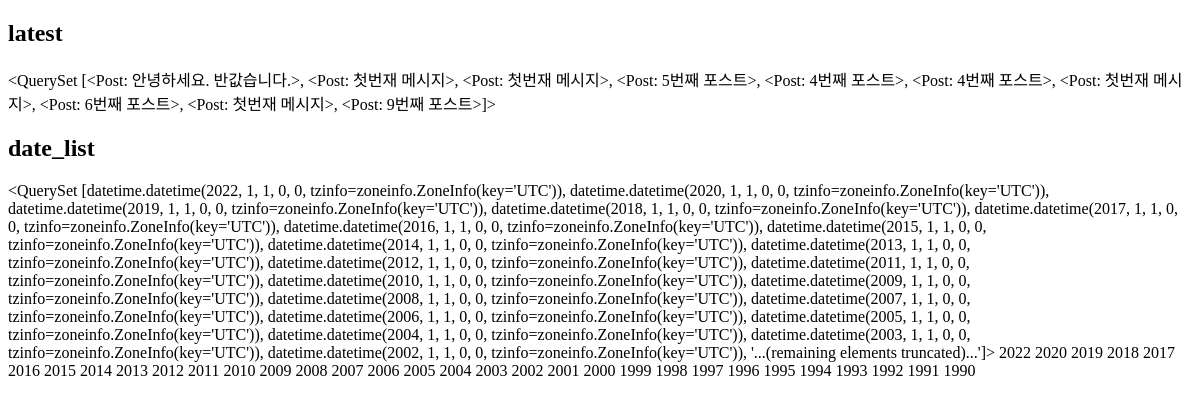
Page /instagram1/archive/ on the earlier database version.
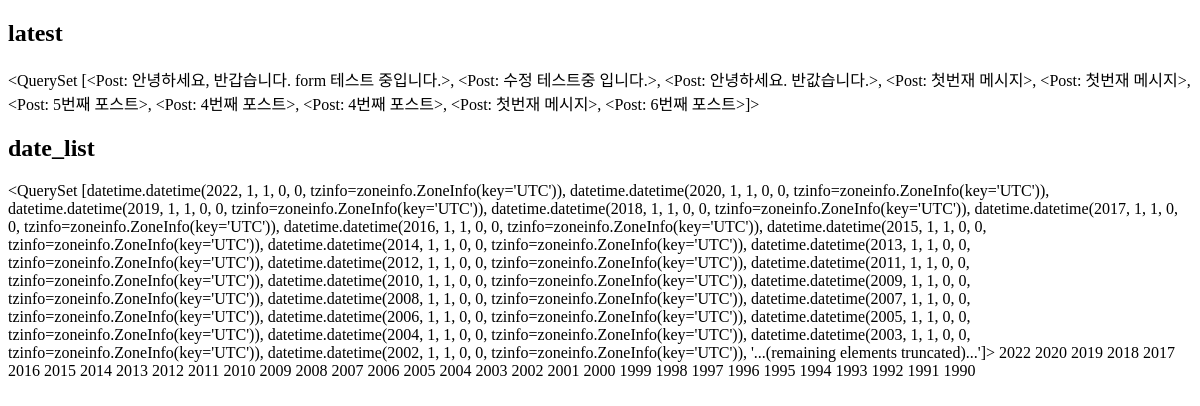
Same page on the later database version.
### instagram1/models.py (models this page shows, shortened)
class Post(models.Model):
    author = models.ForeignKey(to=settings.AUTH_USER_MODEL, on_delete=models.CASCADE)
    massage = models.TextField(
        validators=[MinLengthValidator(10)]
    )
    photo = models.ImageField(blank=True, upload_to='instagram1S/post/%Y/%m/%d')
    tag_set = models.ManyToManyField('Tag', blank=True)
    is_public = models.BooleanField(default=False, verbose_name="공개여부")
    created_at = models.DateTimeField(auto_now_add=True)
    updated_at = models.DateTimeField(auto_now=True)
    def __str__(self):
        return self.massage
    class Mata:
        ordering = ['-id']

### instagram1/templates/instagram1/post_archive.html (shortened to what this page needs)
<!DOCTYPE html>
<html lang="en">
<head>
</head>
<body>
    <h2> latest </h2>
        {{ latest }}
    <h2> date_list </h2>
        {{ date_list }}
    {% for date in date_list %}
        {{ date.year}}
    {% endfor %}
</body>
</html>

Differences in the rows shown:
no longer on this page (row unchanged): Post: massage.massage "<QuerySet [<Post: 안녕하세요. 반값습니다.>, <Post: 첫번재 메시지>, <Post: 첫번재 메시지>, <Post: 5번째 포스트>, <Post: 4번째 포스트>, <Post: 4번째 포스트>, <Post: 첫번재 메시지>, <Post: 6번째 포스트>, <Post: 첫번재 메시지>, <Post: 9번째 포스트>]>"
added Post: massage.massage "<QuerySet [<Post: 안녕하세요, 반갑습니다. form 테스트 중입니다.>, <Post: 수정 테스트중 입니다.>, <Post: 안녕하세요. 반값습니다.>, <Post: 첫번재 메시지>, <Post: 첫번재 메시지>, <Post: 5번째 포스트>, <Post: 4번째 포스트>, <Post: 4번째 포스트>, <Post: 첫번재 메시지>, <Post: 6번째 포스트>]>"
